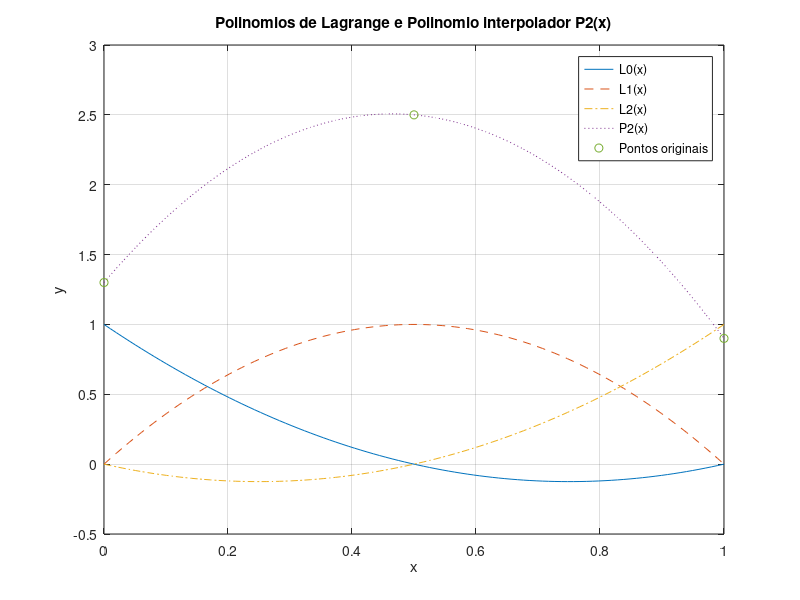

The MATLAB script that drew this image:
x = [0, 0.5, 1];
y = [1.3, 2.5, 0.9];
x_val = 0.8;

function P = lagrange_interpolation(x, y, x_val)
  n = length(x);
  P = 0;

  for i = 1:n
    L = 1;
    for j = 1:n
      if i ~= j
        L = L * (x_val - x(j)) / (x(i) - x(j));
      end
    end
    P = P + y(i) * L;
  end
end


P2_08 = lagrange_interpolation(x, y, x_val)

function L = lagrange_basis(x, i, x_val)
  n = length(x);
  L = 1;
  for j = 1:n
    if i ~= j
      L = L * (x_val - x(j)) / (x(i) - x(j));
    end
  end
end

x_plot = linspace(0, 1, 100); % Cria um vetor de 100 pontos entre 0 e 1

% Calcula os valores de Li(x) e P2(x) nos pontos x_plot
L0_plot = arrayfun(@(x_val) lagrange_basis(x, 1, x_val), x_plot);
L1_plot = arrayfun(@(x_val) lagrange_basis(x, 2, x_val), x_plot);
L2_plot = arrayfun(@(x_val) lagrange_basis(x, 3, x_val), x_plot);
P2_plot = arrayfun(@(x_val) lagrange_interpolation(x, y, x_val), x_plot);

% Plota os gráficos dos polinômios Li(x) e P2(x)
figure;
plot(x_plot, L0_plot, '-', x_plot, L1_plot, '--', x_plot, L2_plot, '-.', x_plot, P2_plot, ':', x, y, 'o');
xlabel('x');
ylabel('y');
title('Polinomios de Lagrange e Polinomio interpolador P2(x)');
legend('L0(x)', 'L1(x)', 'L2(x)', 'P2(x)', 'Pontos originais');
grid on;
